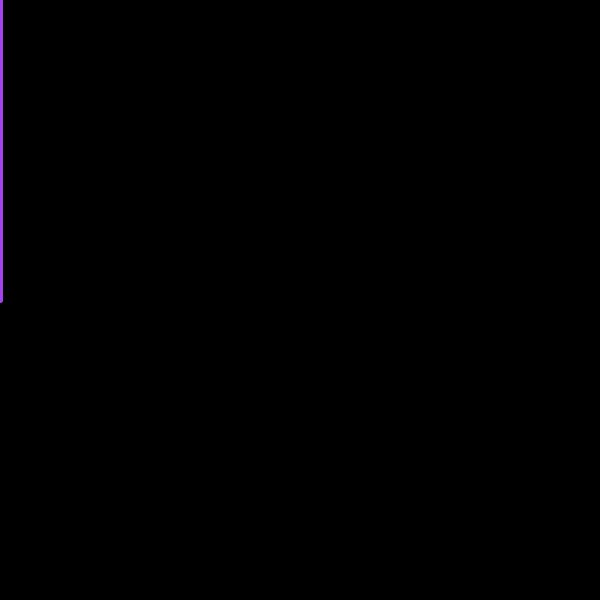
Frame 1 (no input)
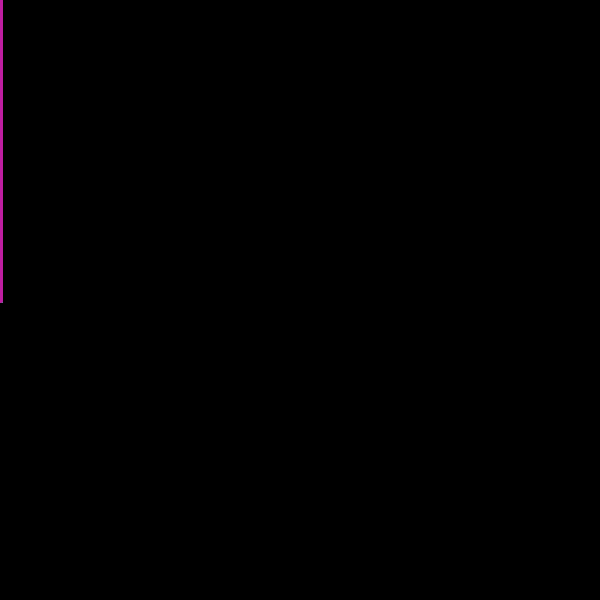
Frame 60 (the mouse pressed at the canvas centre just before this capture)
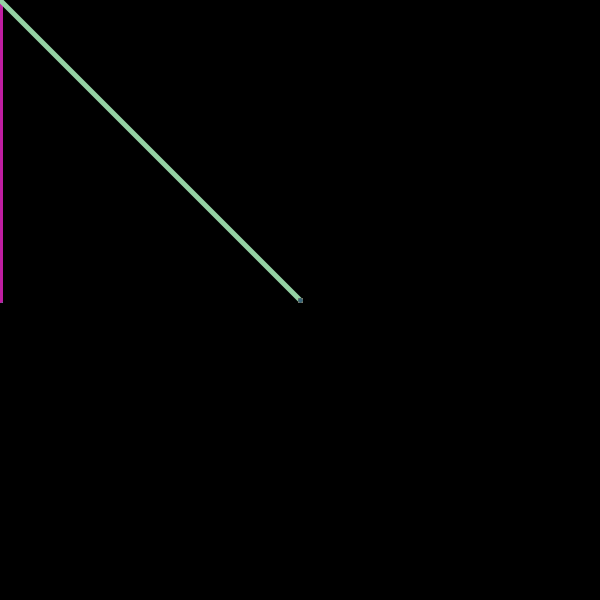
Frame 120 (the mouse held since frame 60 and released just before this capture)

The Processing sketch that drew these frames (run headless with seeded random() and noise(); from frame 60 on, the mouse is pressed at the canvas centre):

// Processing sketch: processing_45658
// ── processing_45658.pde

void setup() {
  size (600, 600);
  background (0);
  smooth ();
}
void draw () {
  stroke (random(255), random(255), random(255));
  strokeWeight (5);
  line (mouseX,300, pmouseX, pmouseY);
}
 
void keyPressed() {
     if (key== DELETE) background(0);
  }
